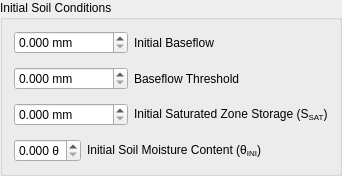
              <widget class="QGroupBox" name="groupBox_InitialSoilCond">
               <property name="sizePolicy">
                <sizepolicy hsizetype="Minimum" vsizetype="Minimum">
                 <horstretch>0</horstretch>
                 <verstretch>0</verstretch>
                </sizepolicy>
               </property>
               <property name="title">
                <string>Initial Soil Conditions</string>
               </property>
               <layout class="QVBoxLayout" name="verticalLayout_16">
                <item>
                 <layout class="QVBoxLayout" name="verticalLayout_2">
                  <item>
                   <layout class="QHBoxLayout" name="horizontalLayout_17">
                    <item>
                     <layout class="QFormLayout" name="formLayout_15">
                      <item row="0" column="0">
                       <widget class="QDoubleSpinBox" name="doubleSpinBox_BaseFlowInitial">
                        <property name="sizePolicy">
                         <sizepolicy hsizetype="Minimum" vsizetype="Minimum">
                          <horstretch>0</horstretch>
                          <verstretch>0</verstretch>
                         </sizepolicy>
                        </property>
                        <property name="toolTip">
                         <string>Baseflow at the beginning  foi the simulation</string>
                        </property>
                        <property name="whatsThis">
                         <string>&lt;html&gt;&lt;head/&gt;&lt;body&gt;&lt;p&gt;Float value representing the Baseflow in mm at the beginning of the simulation. It can be set by the rate of the flow in [L3T] and the grid cell dimension [L].&lt;/p&gt;&lt;/body&gt;&lt;/html&gt;</string>
                        </property>
                        <property name="suffix">
                         <string> mm</string>
                        </property>
                        <property name="decimals">
                         <number>3</number>
                        </property>
                        <property name="maximum">
                         <double>999999.000000000000000</double>
                        </property>
                        <property name="singleStep">
                         <double>0.001000000000000</double>
                        </property>
                       </widget>
                      </item>
                      <item row="0" column="1">
                       <widget class="QLabel" name="label_BaseFlowInitial">
                        <property name="sizePolicy">
                         <sizepolicy hsizetype="Minimum" vsizetype="Minimum">
                          <horstretch>0</horstretch>
                          <verstretch>0</verstretch>
                         </sizepolicy>
                        </property>
                        <property name="toolTip">
                         <string>Baseflow at the beginning  foi the simulation</string>
                        </property>
                        <property name="whatsThis">
                         <string>&lt;html&gt;&lt;head/&gt;&lt;body&gt;&lt;p&gt;Float value representing the Baseflow in mm at the beginning of the simulation. It can be set by the rate of the flow in [L3T] and the grid cell dimension [L].&lt;/p&gt;&lt;/body&gt;&lt;/html&gt;</string>
                        </property>
                        <property name="text">
                         <string>Initial Baseflow</string>
                        </property>
                        <property name="buddy">
                         <cstring>doubleSpinBox_BaseFlowInitial</cstring>
                        </property>
                       </widget>
                      </item>
                     </layout>
                    </item>
                   </layout>
                  </item>
                  <item>
                   <spacer name="verticalSpacer_29">
                    <property name="orientation">
                     <enum>Qt::Vertical</enum>
                    </property>
                    <property name="sizeHint" stdset="0">
                     <size>
                      <width>20</width>
                      <height>7</height>
                     </size>
                    </property>
                   </spacer>
                  </item>
                  <item>
                   <layout class="QFormLayout" name="formLayout_17">
                    <item row="0" column="0">
                     <widget class="QDoubleSpinBox" name="doubleSpinBox_BaseFlowLimit">
                      <property name="sizePolicy">
                       <sizepolicy hsizetype="Minimum" vsizetype="Minimum">
                        <horstretch>0</horstretch>
                        <verstretch>0</verstretch>
                       </sizepolicy>
                      </property>
                      <property name="toolTip">
                       <string>Minimum water store in the saturated zone for generating Baseflow.</string>
                      </property>
                      <property name="whatsThis">
                       <string>Float value representing the minimum water store in the saturated zone for generating Baseflow. It can be set by the rate of the monthly mean flow in [L3T] (from stream gauge) and the grid cell dimension [L] at dry season.</string>
                      </property>
                      <property name="suffix">
                       <string> mm</string>
                      </property>
                      <property name="decimals">
                       <number>3</number>
                      </property>
                      <property name="maximum">
                       <double>999999.000000000000000</double>
                      </property>
                      <property name="singleStep">
                       <double>0.001000000000000</double>
                      </property>
                     </widget>
                    </item>
                    <item row="0" column="1">
                     <widget class="QLabel" name="label_BaseFlowLimit">
                      <property name="toolTip">
                       <string>Minimum water store in the saturated zone for generating Baseflow.</string>
                      </property>
                      <property name="whatsThis">
                       <string>Float value representing the minimum water store in the saturated zone for generating Baseflow. It can be set by the rate of the monthly mean flow in [L3T] (from stream gauge) and the grid cell dimension [L] at dry season.</string>
                      </property>
                      <property name="text">
                       <string>Baseflow Threshold</string>
                      </property>
                      <property name="buddy">
                       <cstring>doubleSpinBox_BaseFlowLimit</cstring>
                      </property>
                     </widget>
                    </item>
                   </layout>
                  </item>
                  <item>
                   <spacer name="verticalSpacer_18">
                    <property name="orientation">
                     <enum>Qt::Vertical</enum>
                    </property>
                    <property name="sizeHint" stdset="0">
                     <size>
                      <width>20</width>
                      <height>7</height>
                     </size>
                    </property>
                   </spacer>
                  </item>
                  <item>
                   <layout class="QFormLayout" name="formLayout_16">
                    <item row="0" column="0">
                     <widget class="QDoubleSpinBox" name="doubleSpinBox_TusInitial">
                      <property name="sizePolicy">
                       <sizepolicy hsizetype="Minimum" vsizetype="Minimum">
                        <horstretch>0</horstretch>
                        <verstretch>0</verstretch>
                       </sizepolicy>
                      </property>
                      <property name="toolTip">
                       <string>Saturated zone Moisture Content value at the beginning of the simulation.</string>
                      </property>
                      <property name="whatsThis">
                       <string>Value that represents the initial moisture content in the saturated zone.</string>
                      </property>
                      <property name="suffix">
                       <string> mm</string>
                      </property>
                      <property name="decimals">
                       <number>3</number>
                      </property>
                      <property name="maximum">
                       <double>999999.000000000000000</double>
                      </property>
                      <property name="singleStep">
                       <double>0.001000000000000</double>
                      </property>
                     </widget>
                    </item>
                    <item row="0" column="1">
                     <widget class="QLabel" name="label_TusInitial">
                      <property name="sizePolicy">
                       <sizepolicy hsizetype="Minimum" vsizetype="Minimum">
                        <horstretch>0</horstretch>
                        <verstretch>0</verstretch>
                       </sizepolicy>
                      </property>
                      <property name="toolTip">
                       <string>Saturated zone Moisture Content value at the beginning of the simulation.</string>
                      </property>
                      <property name="whatsThis">
                       <string>Value that represents the initial moisture content in the saturated zone.</string>
                      </property>
                      <property name="text">
                       <string>&lt;html&gt;&lt;head/&gt;&lt;body&gt;&lt;p&gt;Initial Saturated Zone Storage (S&lt;span style=&quot; vertical-align:sub;&quot;&gt;SAT&lt;/span&gt;)&lt;/p&gt;&lt;/body&gt;&lt;/html&gt;</string>
                      </property>
                      <property name="buddy">
                       <cstring>doubleSpinBox_TusInitial</cstring>
                      </property>
                     </widget>
                    </item>
                   </layout>
                  </item>
                  <item>
                   <spacer name="verticalSpacer_30">
                    <property name="orientation">
                     <enum>Qt::Vertical</enum>
                    </property>
                    <property name="sizeHint" stdset="0">
                     <size>
                      <width>20</width>
                      <height>7</height>
                     </size>
                    </property>
                   </spacer>
                  </item>
                  <item>
                   <layout class="QFormLayout" name="formLayout_14">
                    <item row="0" column="0">
                     <widget class="QDoubleSpinBox" name="doubleSpinBox_InitialSoilMoisture">
                      <property name="sizePolicy">
                       <sizepolicy hsizetype="Minimum" vsizetype="Minimum">
                        <horstretch>0</horstretch>
                        <verstretch>0</verstretch>
                       </sizepolicy>
                      </property>
                      <property name="toolTip">
                       <string>Rootzone Soil Moisture Content value at the beginning of the simulation.</string>
                      </property>
                      <property name="whatsThis">
                       <string>&lt;!DOCTYPE HTML PUBLIC &quot;-//W3C//DTD HTML 4.0//EN&quot; &quot;http://www.w3.org/TR/REC-html40/strict.dtd&quot;&gt;
&lt;html&gt;&lt;head&gt;&lt;meta name=&quot;qrichtext&quot; content=&quot;1&quot; /&gt;&lt;style type=&quot;text/css&quot;&gt;
p, li { white-space: pre-wrap; }
&lt;/style&gt;&lt;/head&gt;&lt;body style=&quot; font-family:'MS Shell Dlg 2'; font-size:8pt; font-weight:400; font-style:normal;&quot;&gt;
&lt;p style=&quot; margin-top:0px; margin-bottom:0px; margin-left:0px; margin-right:0px; -qt-block-indent:0; text-indent:0px;&quot;&gt;0 ≤ θ&lt;span style=&quot; vertical-align:sub;&quot;&gt;ini&lt;/span&gt; ≤ 1&lt;/p&gt;
&lt;p style=&quot;-qt-paragraph-type:empty; margin-top:0px; margin-bottom:0px; margin-left:0px; margin-right:0px; -qt-block-indent:0; text-indent:0px;&quot;&gt;&lt;br /&gt;&lt;/p&gt;
&lt;p style=&quot; margin-top:0px; margin-bottom:0px; margin-left:0px; margin-right:0px; -qt-block-indent:0; text-indent:0px;&quot;&gt;Value that represents the initial soil moisture content in the rootzone.&lt;/p&gt;&lt;/body&gt;&lt;/html&gt;</string>
                      </property>
                      <property name="suffix">
                       <string> θ</string>
                      </property>
                      <property name="decimals">
                       <number>3</number>
                      </property>
                      <property name="maximum">
                       <double>1.000000000000000</double>
                      </property>
                      <property name="singleStep">
                       <double>0.001000000000000</double>
                      </property>
                      <property name="value">
                       <double>0.000000000000000</double>
                      </property>
                     </widget>
                    </item>
                    <item row="0" column="1">
                     <widget class="QLabel" name="label_InitialSoilMoisture">
                      <property name="sizePolicy">
                       <sizepolicy hsizetype="Minimum" vsizetype="Minimum">
                        <horstretch>0</horstretch>
                        <verstretch>0</verstretch>
                       </sizepolicy>
                      </property>
                      <property name="toolTip">
                       <string>Rootzone Soil Moisture Content value at the beginning of the simulation.</string>
                      </property>
                      <property name="whatsThis">
                       <string>&lt;!DOCTYPE HTML PUBLIC &quot;-//W3C//DTD HTML 4.0//EN&quot; &quot;http://www.w3.org/TR/REC-html40/strict.dtd&quot;&gt;
&lt;html&gt;&lt;head&gt;&lt;meta name=&quot;qrichtext&quot; content=&quot;1&quot; /&gt;&lt;style type=&quot;text/css&quot;&gt;
p, li { white-space: pre-wrap; }
&lt;/style&gt;&lt;/head&gt;&lt;body style=&quot; font-family:'MS Shell Dlg 2'; font-size:8pt; font-weight:400; font-style:normal;&quot;&gt;
&lt;p style=&quot; margin-top:0px; margin-bottom:0px; margin-left:0px; margin-right:0px; -qt-block-indent:0; text-indent:0px;&quot;&gt;0 ≤ θ&lt;span style=&quot; vertical-align:sub;&quot;&gt;ini&lt;/span&gt; ≤ 1&lt;/p&gt;
&lt;p style=&quot;-qt-paragraph-type:empty; margin-top:0px; margin-bottom:0px; margin-left:0px; margin-right:0px; -qt-block-indent:0; text-indent:0px;&quot;&gt;&lt;br /&gt;&lt;/p&gt;
&lt;p style=&quot; margin-top:0px; margin-bottom:0px; margin-left:0px; margin-right:0px; -qt-block-indent:0; text-indent:0px;&quot;&gt;Value that represents the initial soil moisture content in the rootzone.&lt;/p&gt;&lt;/body&gt;&lt;/html&gt;</string>
                      </property>
                      <property name="text">
                       <string>&lt;html&gt;&lt;head/&gt;&lt;body&gt;&lt;p&gt;Initial Soil Moisture Content (θ&lt;span style=&quot; vertical-align:sub;&quot;&gt;INI&lt;/span&gt;)&lt;/p&gt;&lt;/body&gt;&lt;/html&gt;</string>
                      </property>
                      <property name="buddy">
                       <cstring>doubleSpinBox_InitialSoilMoisture</cstring>
                      </property>
                     </widget>
                    </item>
                   </layout>
                  </item>
                 </layout>
                </item>
               </layout>
              </widget>
